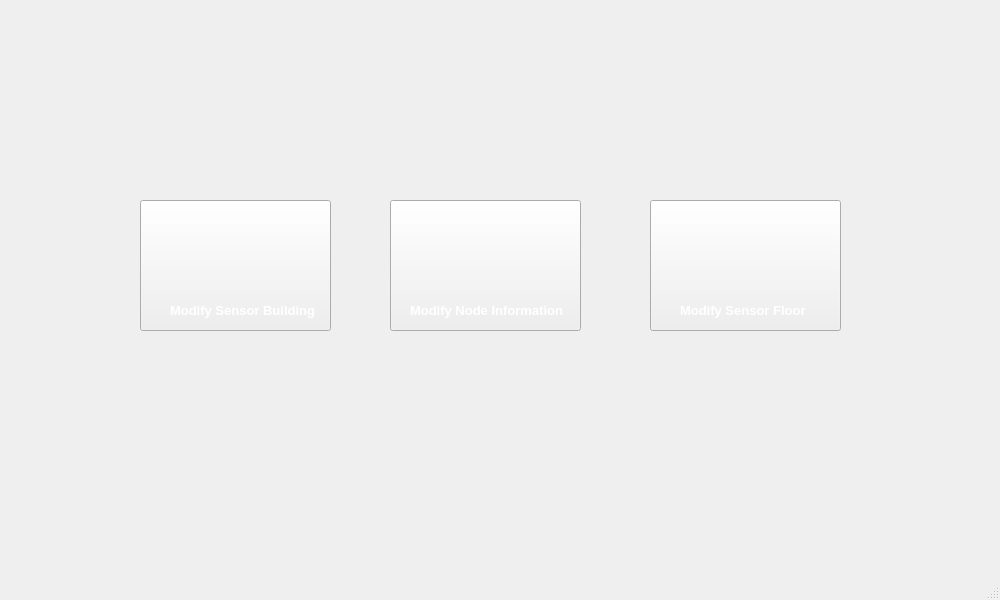
<?xml version="1.0" encoding="UTF-8"?>
<ui version="4.0">
 <class>ModifyDataBase</class>
 <widget class="QMainWindow" name="ModifyDataBase">
  <property name="geometry">
   <rect>
    <x>0</x>
    <y>0</y>
    <width>1000</width>
    <height>600</height>
   </rect>
  </property>
  <property name="windowTitle">
   <string>MainWindow</string>
  </property>
  <widget class="QWidget" name="centralwidget">
   <widget class="QPushButton" name="pushButton8">
    <property name="geometry">
     <rect>
      <x>140</x>
      <y>200</y>
      <width>191</width>
      <height>131</height>
     </rect>
    </property>
    <property name="styleSheet">
     <string notr="true">background-color: #32383D;
                                  color: white;
                                  }
                                  QPushButton:pressed {
                                  background-color: rgba(255, 255, 255, 0.2);</string>
    </property>
    <property name="text">
     <string/>
    </property>
   </widget>
   <widget class="QPushButton" name="pushButton8_2">
    <property name="geometry">
     <rect>
      <x>650</x>
      <y>200</y>
      <width>191</width>
      <height>131</height>
     </rect>
    </property>
    <property name="styleSheet">
     <string notr="true">background-color: #32383D;
                                  color: white;
                                  }
                                  QPushButton:pressed {
                                  background-color: rgba(255, 255, 255, 0.2);</string>
    </property>
    <property name="text">
     <string/>
    </property>
   </widget>
   <widget class="QPushButton" name="pushButton8_3">
    <property name="geometry">
     <rect>
      <x>390</x>
      <y>200</y>
      <width>191</width>
      <height>131</height>
     </rect>
    </property>
    <property name="styleSheet">
     <string notr="true">background-color: #32383D;
                                  color: white;
                                  }
                                  QPushButton:pressed {
                                  background-color: rgba(255, 255, 255, 0.2);</string>
    </property>
    <property name="text">
     <string/>
    </property>
   </widget>
   <widget class="QLabel" name="label_13">
    <property name="geometry">
     <rect>
      <x>170</x>
      <y>300</y>
      <width>151</width>
      <height>20</height>
     </rect>
    </property>
    <property name="font">
     <font>
      <pointsize>10</pointsize>
      <bold>true</bold>
     </font>
    </property>
    <property name="styleSheet">
     <string notr="true">color: white;</string>
    </property>
    <property name="text">
     <string>Modify Sensor Building</string>
    </property>
   </widget>
   <widget class="QLabel" name="label_14">
    <property name="geometry">
     <rect>
      <x>410</x>
      <y>300</y>
      <width>161</width>
      <height>20</height>
     </rect>
    </property>
    <property name="font">
     <font>
      <pointsize>10</pointsize>
      <bold>true</bold>
     </font>
    </property>
    <property name="styleSheet">
     <string notr="true">color: white;</string>
    </property>
    <property name="text">
     <string>Modify Node Information</string>
    </property>
   </widget>
   <widget class="QLabel" name="label_15">
    <property name="geometry">
     <rect>
      <x>680</x>
      <y>300</y>
      <width>151</width>
      <height>20</height>
     </rect>
    </property>
    <property name="font">
     <font>
      <pointsize>10</pointsize>
      <bold>true</bold>
     </font>
    </property>
    <property name="styleSheet">
     <string notr="true">color: white;</string>
    </property>
    <property name="text">
     <string>Modify Sensor Floor</string>
    </property>
   </widget>
  </widget>
  <widget class="QMenuBar" name="menubar">
   <property name="geometry">
    <rect>
     <x>0</x>
     <y>0</y>
     <width>1000</width>
     <height>23</height>
    </rect>
   </property>
  </widget>
  <widget class="QStatusBar" name="statusbar"/>
 </widget>
 <resources/>
 <connections/>
</ui>
